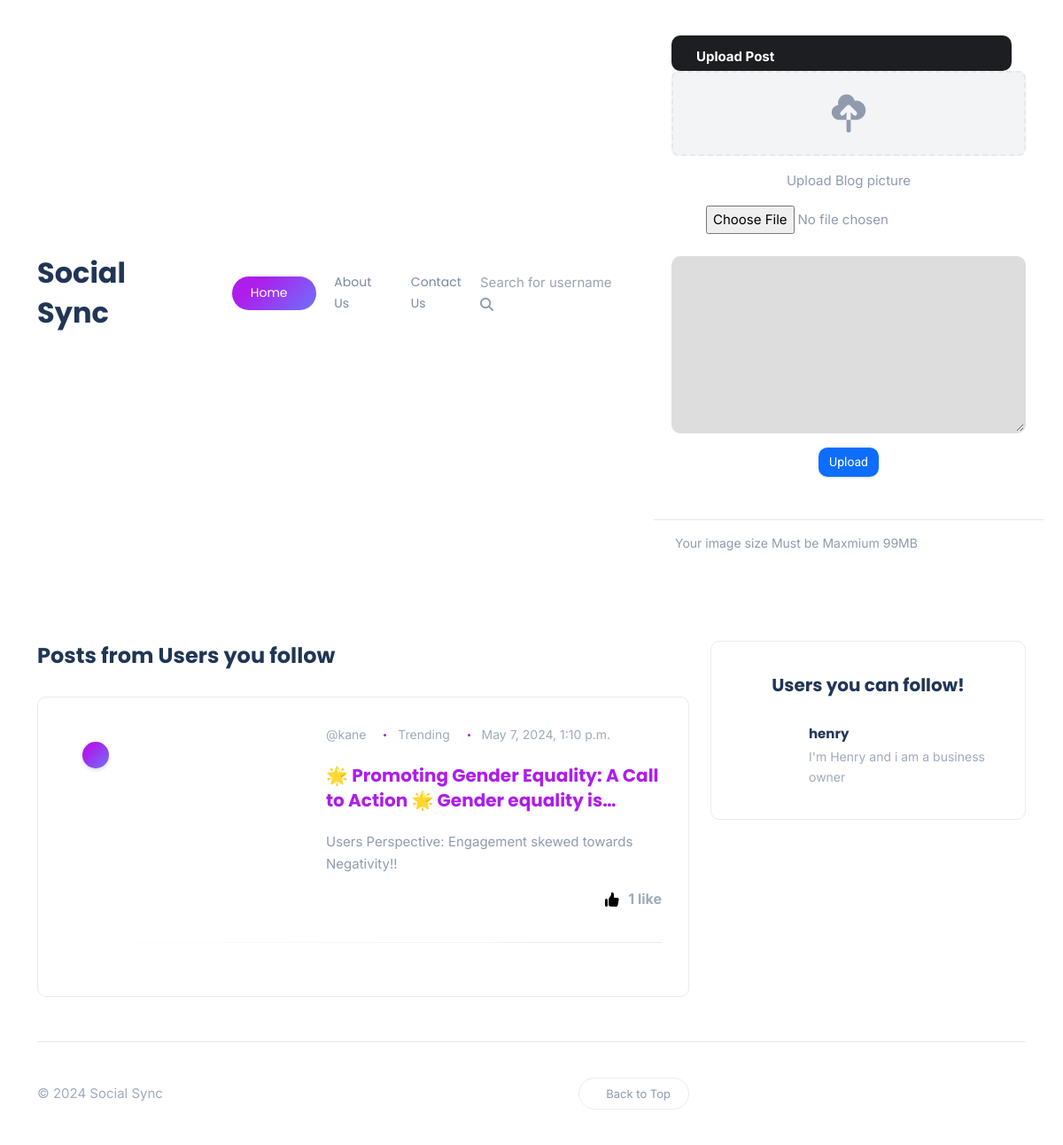
The page / (signed in) on the database as committed earlier.
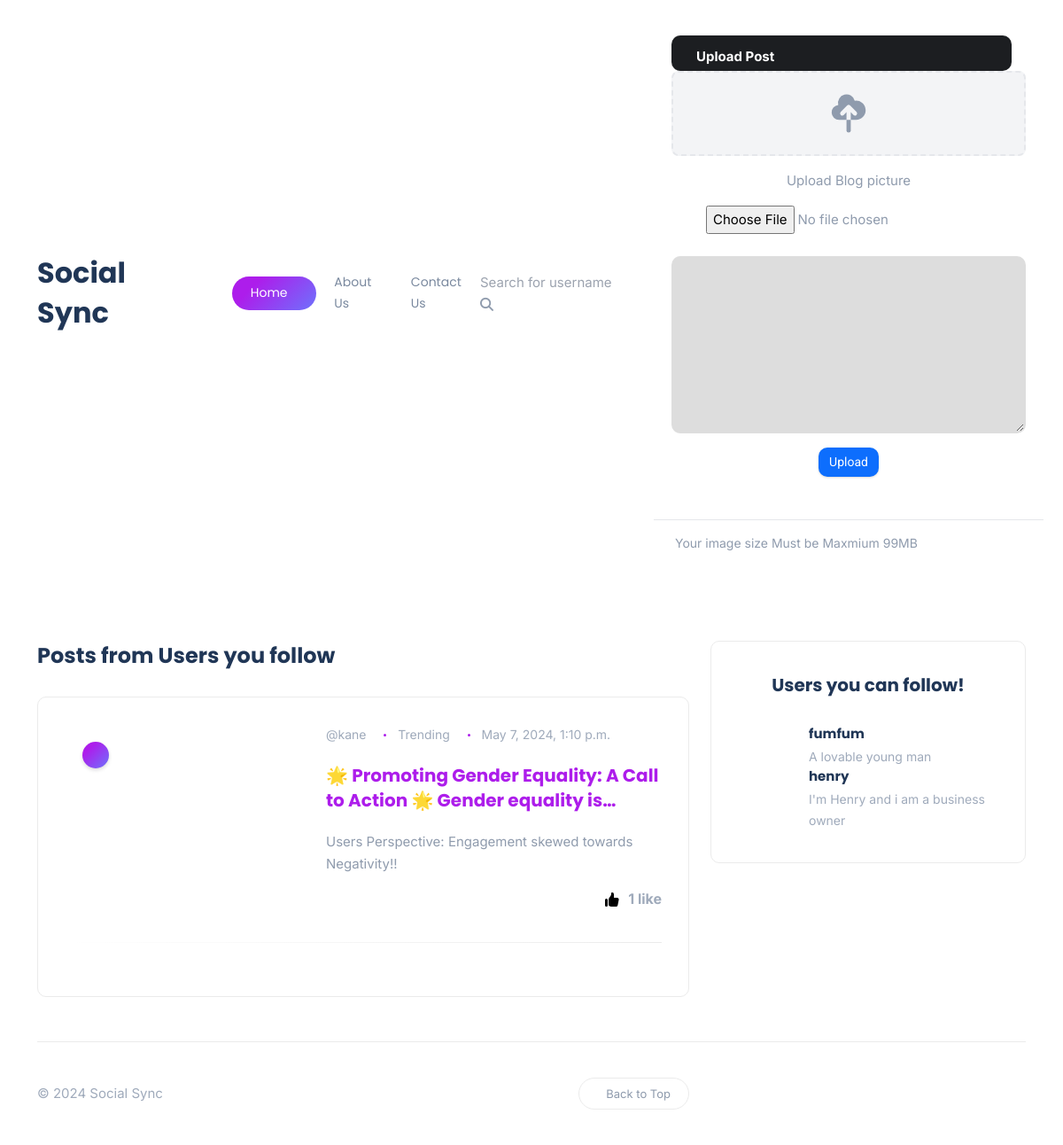
The same page on the database as committed later.
### core/models.py (models this page shows, shortened)
class Post(models.Model):
    id = models.UUIDField(primary_key=True, default=uuid.uuid4)  # replaces django pk,  any time u use uuid use primarykey
    user = models.CharField(max_length=100)
    image = models.ImageField(upload_to='post_images')
    caption = models.TextField()
    created_at = models.DateTimeField(default=datetime.now)
    no_of_likes= models.IntegerField(default=0)

class Profiles(models.Model):
    user  = models.ForeignKey(User, on_delete=models.CASCADE, related_name="account_user")
    id_user = models.IntegerField()
    bio = models.TextField(blank=True)
    profileimg = models.ImageField(upload_to='profile_images', default='book-icon.png')
    location = models.CharField(max_length=100, blank=True)

### core/views.py (the view)
# urls.py: path('', IndexPage.as_view(), name="index"),
class IndexPage(LoginRequiredMixin, ListView):
    login_url = '/signin'
    template_name = 'blog/home.html'
    context_object_name = 'Profile'
    def get_queryset(self):
        try:
            user_object = User.objects.get(username=self.request.user.username)
            user_profile = Profiles.objects.get(user=user_object)
        except Profiles.DoesNotExist:
            user_profile= None
        return user_profile
    def get_context_data(self, **kwargs):
        context = super().get_context_data(**kwargs)
        liked = LikePost.objects.filter(username=self.request.user.username)
        liked_post_list = []
        for likedpost in liked:
            liked_post_list.append(likedpost.post_id)
        posts = Post.objects.all()
        user_following_list= []
        feed = []
        user_following = FollowerCount.objects.filter(follower=self.request.user.username) # where the user is the follower
        for users in user_following:
            user_following_list.append(users.user)  #get the followed people
        for usernames in user_following_list:
            feed_lists = Post.objects.filter(user=usernames)
            feed.append(feed_lists)
        feed_list = list(chain(*feed))
        all_users = User.objects.all()
        user_following_all = []
        for user in user_following:
            user_list = User.objects.get(username=user.user)
            user_following_all.append(user_list)
        new_suggestions_list = [x for x in list(all_users) if (x not in list(user_following_all))]
        current_user = User.objects.filter(username=self.request.user.username)
        final_suggestions_list = [x for x in list(new_suggestions_list) if (x not in list(current_user))]
        random.shuffle(final_suggestions_list)
        username_profile = []
        username_profile_list = []
        for users in final_suggestions_list:
            username_profile.append(users.id)
        for ids in username_profile:
            profile_lists = Profiles.objects.filter(id_user=ids)
            username_profile_list.append(profile_lists)
        suggestions_username_profile_list = list(chain(*username_profile_list))
        sentiment_counts_per_post = {}
        for post in feed_list:
            post_comment = post.post_comment.all().count()
            positive_sentiment_count = post.post_comment.filter(sentiment=1).count()
            negative_sentiment_count = post.post_comment.filter(sentiment=0).count()
            if post_comment > 0:
                if positive_sentiment_count > negative_sentiment_count:
                    sentiment_counts_per_post[post.user] = "Content fosters positive engagement!!"
                elif negative_sentiment_count > positive_sentiment_count:
                    sentiment_counts_per_post[post.user] = "Engagement skewed towards Negativity!!"
                else:
                    sentiment_counts_per_post[post.user] = "Engagement showcases diverse perspectives!!"
                context['sentiment_counts_per_post'] = sentiment_counts_per_post
        context["posts"]= feed_list
        context['suggestions_username_profile_list']= suggestions_username_profile_list[:4]
        context['liked'] = liked_post_list
        return context

### templates/blog/home.html (shortened to what this page needs)
{% extends 'pages/base.html' %}
{% load static %}
{% load define_action %}
{% block content %}
<body>
    <div class="site-wrapper">
        {%  include  'blog/header.html' %}
        <section class="main-content">
            <div class="container-xl">
                <div class="row gy-4">
                    <div class="col-lg-8">
                        <div class="section-header">
                            <h3 class="section-title">Posts from Users you follow</h3>
                        </div>
                        <div class="padding-30 rounded bordered">
                            <div class="row">
                                <div class="col-md-12 col-sm-6">
                                    {%if posts %}
                                    {% for post  in posts reversed%}
                                    <div class="post post-list clearfix">
                                        <div class="thumb rounded">
                                            <span class="post-format-sm">
                                            </span>
                                        </div>
                                        <div class="details">
                                            <ul class="meta list-inline mb-3">
                                                <li class="list-inline-item">
                                                    <a href="/profile/{{post.user}}">
                                                        @{{post.user}}
                                                    </a>
                                                </li>
                                                <li class="list-inline-item">
                                                    <a href="#">Trending</a>
                                                </li>
                                                <li class="list-inline-item">{{post.created_at}}</li>
                                            </ul>
                                            <h5 class="post-tile">
                                                <a href="/post/{{post.id}}">
                                                        {{post.caption|safe|truncatechars:70}}
                                                    </a>
                                            </h5>
                                            {% if sentiment_counts_per_post %}
                                                Users Perspective: {{ sentiment_counts_per_post|hash:post.user }}
                                            {% endif %}
                                            <div class="post-bottom clearfix d-flex align-items-center">
                                                <div class="more-button float-end">
                                                    <a href="/like-post?post_id={{post.id}} " class="flex items-center space-x-2">
                                                        <div class="p-2 rounded-full text-black">
                                                        </div>
                                                        {% if post.no_of_likes == 0%}
                                                        No Likes
                                                        {% elif post.no_of_likes == 1 %}
                                                        {{post.no_of_likes }} like
                                                        {% else %}
                                                        {{post.no_of_likes }} likes
                                                        {% endif %}
                                                    </a>
                                                </div>
                                            </div>
                                        </div>
                                    </div>
                                    {% endfor %}
                                    {% else %}
                                    <h5 style="color: grey;">Why not follow some users to see their posts....</h5>
                                    {%endif%}
                                </div>
                            </div>
                        </div>
                    </div>
                    <div class="col-lg-4">
                        <div class="sidebar">
                            <div class="widget rounded">
                                <div class="widget-header text-center">
                                    <h3 class="widget-title">Users you can follow!</h3>
                                </div>
                                {% for suggestion in suggestions_username_profile_list %}
                                <div class="widget-content">
                                    <div class="post post-list-sm circle">
                                        <div class="details clearfix">
                                            <h6 class="post-title my-0">
                                                <a href="#">{{suggestion.user}}</a>
                                            </h6>
                                            <ul class="meta list-inline mt-1 mb-0">
                                                <li class="list-inline-item">{{suggestion.bio}}</li>
                                            </ul>
                                        </div>
                                    </div>
                                </div>
                                {%endfor%}
                            </div>
                        </div>
                    </div>
                </div>
            </div>
        </section>
        <footer>
            <div class="container-xl">
                <div class="footer-inner">
                    <div class="row d-flex align-items-center gy-4">
                        <div class="col-md-4">
                            <span class="copyright">&copy; 2024 Social Sync</span>
                        </div>
                        <div class="col-md-4">
                            <a href="#" id="return-to-top" class="float-md-end">
                                Back to Top
                            </a>
                        </div>
                    </div>
                </div>
            </div>
        </footer>
    </div>
</body>
{% endblock content %}

### templates/pages/base.html (shortened to what this page needs)
<!DOCTYPE html>
<html lang="en">
{% include "pages/head.html" %}
<body>
    {% block content %}
    {% endblock content %}
</body>
</html>

### templates/pages/head.html (shortened to what this page needs)
{% load static %}
<head>
    <link rel="stylesheet" href="{% static 'assets/css/icons.css' %}">
    <link rel="stylesheet" href="{% static 'assets/css/uikit.css' %}">
    <link rel="stylesheet" href="{% static 'assets/css/tailwind.css' %}">
    <link rel="stylesheet" href="https://cdnjs.cloudflare.com/ajax/libs/font-awesome/4.7.0/css/font-awesome.min.css">
    <link rel="stylesheet" href="{% static 'css/bootstrap.min.css' %}">
    <link rel="stylesheet" href="https://cdnjs.cloudflare.com/ajax/libs/font-awesome/5.15.3/css/all.min.css">
    <link
            rel="stylesheet"
            href="https://cdnjs.cloudflare.com/ajax/libs/font-awesome/6.7.2/css/all.min.css"
        />
    <link rel=" stylesheet" href="{% static 'css/slick.css' %}">
    <link rel="stylesheet"
        href="https://cdnjs.cloudflare.com/ajax/libs/simple-line-icons/2.5.5/css/simple-line-icons.min.css">
    <link rel="stylesheet" href="{% static 'css/style2.css' %}">
    <link rel="stylesheet" href="{% static 'css/profile_style.css' %}">
</head>

### templates/blog/header.html (shortened to what this page needs)
<header class="header-default">
    <nav class="navbar navbar-expand-lg">
        <div class="container-xl">
           <h2>Social Sync</h2>
            <div class="collapse navbar-collapse">
                <ul class="navbar-nav mr-auto">
                    <li class="nav-item dropdown active">
                        <a href="/" class="nav-link dropdown-toggle">Home</a>
                    </li>
                    <li class="nav-item">
                        <a href="/about" class="nav-link">About Us</a>
                    </li>
                    <li class="nav-item">
                        <a href="{% url 'contact_us' %}" class="nav-link">Contact Us</a>
                    </li>
                </ul>
                <form action="/search" method="POST">
                <div class="left-side">
                        <input type="text" name="username" placeholder="Search for username">
                        <button type="submit"><i class="fa fa-search fa-1x"></i></button>
                </div>
                </form>
            </div>
            <div class="header-right">
                    <a href="#"
                    class="bg-pink-500 flex font-bold hidden hover:bg-pink-600 hover:text-white inline-block items-center lg:block max-h-10 mr-4 px-4 py-2 rounded shado text-white">
                     Upload Post
                    </a>
                    <div uk-dropdown="pos: top-right;mode:click ; animation: uk-animation-slide-bottom-small" class="header_dropdown">
                        <div class="flex justify-center flex-center text-center">
                            <div class="flex flex-col choose-upload text-center">
                                <div class="bg-gray-100 border-2 border-dashed flex flex-col h-24 items-center justify-center relative w-full rounded-lg  ">
                                </div>
                                <form action="upload" method="POST" enctype="multipart/form-data">
                                    <p class="my-3 leading-6"> Upload Blog picture
                                </p>
                                <div>
                                    <input type="file" name="image_upload">
                                    <br>
                                    <br>
                                <textarea class="textarea" name="caption" placeholder="caption....." style="background-color: #dddddd; color: #666666; padding: 1em;
                                border-radius: 10px; border: 2px solid transparent; outline: none; height: 200px; width: 400px;"> </textarea>
                                <br>
                                <button class="btn btn-primary mt-2 rounded" type="submit"> Upload </button>
                                </div>
                                </form>
                            </div>
                        </div>
                        <div class="px-4 py-3 -mx-5 -mb-4 mt-5 border-t text-sm">
                            Your image size Must be Maxmium 99MB
                        </div>
                    </div>
            </div>
        </div>
    </nav>
</header>

### templates/pages/scripts.html (shortened to what this page needs)
{%load static %}

Rows that differ between the two databases and show on the page:
added Profiles: user "fumfum", bio "A lovable young man"
